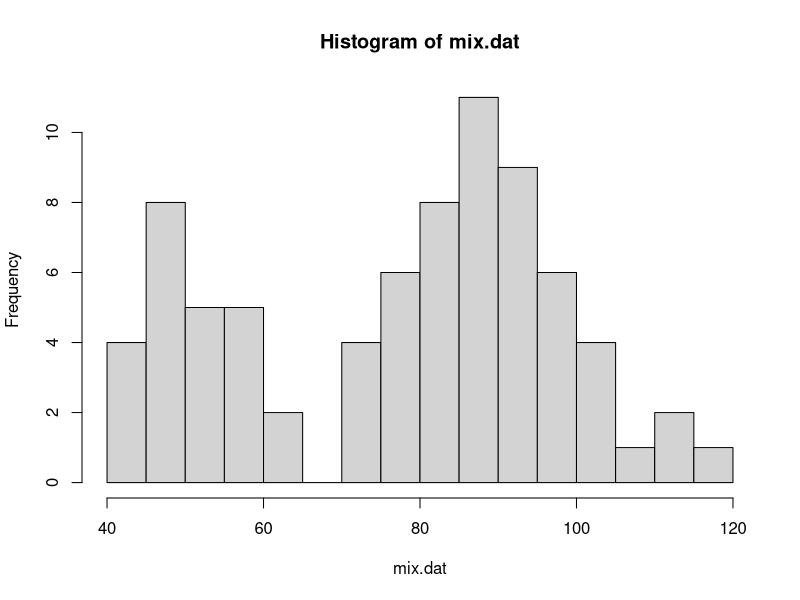

Reproduce this figure in R.
library(mclust)
set.seed(1)

# Function for resampling approach to estimate the optimal age-discriminating forklength given a k-finite Gaussian mixture model fit.
# This code simualtes forklength data from the fitted mixture distribution which entails known group membership.  
# Subsequently, a grid search is conducted over a vector of candidate age-discriminating length thresholds
# choosing the misclassification error rate minimizing best threshold.
# Argumnets: a) mod = fitted mclust mixture model, b) n.draw = number of simulated data, consider utilizing a 
# large number of draws to stabilize threshold estimates,
# c) grid.lo = minimum length candidate threshold size, d) grid.hi= maximum length candidate threshold size.
# Values: $thresholds = estimated thresholds; $error.rate = estimate of misclassification error rate given estimated optimal thresholds

opt.threshold.sim <- function(mod,n.draw=100000,grid.lo=10,grid.hi=210)
{
  # Simulate data drawn from fitted Mclust mixture distribution object. Use 'try' and 'while' to avoid failure of 
  # sim{mclust} to successfully generate training data
  train <- try(sim(modelName=mod$modelName,parameters=mod$parameters,n=n.draw),TRUE) 
  while(is.numeric(train)==F) train <- try(sim(modelName=mod$modelName,parameters=mod$parameters,n=n.draw),TRUE)
  train.df <- data.frame(x.=train[,2],y.true=train[,1],y.fit=1)
  # 2-component mixture model (e.g. two age cohorts, e.g. young of year 0's and age 1+), finds a single threshold
  obj.funG2 <- function(len,X) 
  {
    X$y.fit[X$x. > len] <- 2
    objG2 <- sum(abs(X$y.true - X$y.fit)) # classification errors
  } # end obj.fun
  fit <- optimize(f=obj.funG2,X=train.df,interval=c(grid.lo,grid.hi)) # employs a grid search using lengths from grid.lo to grid.hi      
  thresh <- fit$minimum    
  error <- fit$objective/n.draw     # the estimated classification error rate with the best-fit age-discriminating length threshold
  return(list(threshold=thresh,error.rate = error))
} # end opt.threshold.sim

# Example fork length data: juvenile Coho salmon, O. kisutch, from Meadow Creek 2013 Biweek 3 Lotic environment (n=76)
mix.dat <- c(86,90,83,79,87,76,92,115,91,50,50,50,80,85,52,42,56,94,84,105,93,87,54,71,94,45,48,61,48,
             73,80,88,113,53,53,74,97,92,91,101,83,103,105,93,82,78,89,107,61,99,87,98,86,58,48,58,
             44,50,72,60,48,84,81,59,87,79,99,45,52,88,88,100,118,82,91,96)
hist(mix.dat,breaks=25)
# Define nonparametric bootstrap routine parameters
boots <- 500 # number of boostrap datasets
draws <- 100000# number of draws within the opt.threshold.sim() function
grid. <- c(30,155) # search grid for opt.threshold.sim()
# Define Type I error level for bootstrap confidence intervals (alpha level)
alpha <- 0.05      
# Observed data
# Fit an mclsut mixture model, forcing to a 2-component mixture, allow mclust to pick BIC best variance structure (default option)
mix.mod <- Mclust(data=mix.dat,modelNames=NULL,G=2) #note package is mclust but function is Mclust      
# Find the optimal age-discriminating fork length threshold
mix.mod.threshold <- opt.threshold.sim(mod=mix.mod,grid.lo=grid.[1],grid.hi=grid.[2],n.draw=draws)
# Bootstrap routine
# Create storage list object
pars.boot <- list(means=matrix(nr=boots,nc=mix.mod$G),variances=matrix(nr=boots,nc=length(mix.mod$parameters$mean)),
                  thresholds=matrix(nr=boots,nc=mix.mod$G-1),error.rate=matrix(nr=boots,nc=1))
# Run bootstrap iterations
for ( i in 1:boots){
  # Resample dataset and fit the mixture model, forcing number of distributions and variance 
  # structure from best fit model; includes error trap
  mix.mod.boot <-NULL
  while(is.null(mix.mod.boot)[1] == T) {
    dat.boot <- sample(x=mix.dat,size=length(mix.dat),replace=T)
    try(mix.mod.boot <- Mclust(data=dat.boot,G=mix.mod$G,modelName=mix.mod$modelName,warn=F),TRUE)
  }
  # store fitted Mclust parameters
  pars.boot$means[i,] <- mix.mod.boot$parameters$mean[order(mix.mod.boot$par$mean)]
  if(mix.mod.boot$parameters$variance$modelName=="E"){
    pars.boot$variances[i,] <- rep(mix.mod.boot$parameters$variance$sigmasq,length(mix.mod$parameters$mean))
  } else 
  {pars.boot$variances[i,] <- mix.mod.boot$parameters$variance$sigmasq[order(mix.mod.boot$par$mean)]}
  # estimate and store optimal age-discriminating length threshold  and classification error rate using opt.threshold.sim()
  temp <- opt.threshold.sim(mod=mix.mod.boot,grid.lo=grid.[1],grid.hi=grid.[2],n.draw=draws)
  pars.boot$thresholds[i,] <- round(temp$threshold,0)
  pars.boot$error.rate[i,] <- temp$error.rate
} # end i loop for bootstrap...takes some time

# calculate nonparametric bootstrap CI.pct 2-sided confidence intervals
CI.pct <- (1-alpha) # percentage for nonparameteric bootstrap routine confidence intervals
q.lo <- alpha/2
q.hi <- 1-alpha/2
temp.fun <- function(Y){apply(X=Y,MARGIN=2,FUN=function(x){quantile(x,probs=c(q.lo,q.hi),na.rm=T)})}
boot.CIs <- lapply(pars.boot,FUN=temp.fun)
# Print estimate and CI's
mix.mod.threshold #$threshold = 63.71887, $error.rate = 0.01016
boot.CIs 
#$means
#2.5%  48.99866 86.12433
#97.5% 53.98508 92.48792

#$variances
#2.5%  10.68025  68.23359
#97.5% 42.93424 194.89317

#$thresholds
#2.5%    57
#97.5%   67

#$error.rate
#2.5%  0.00250425
#97.5% 0.02453275
